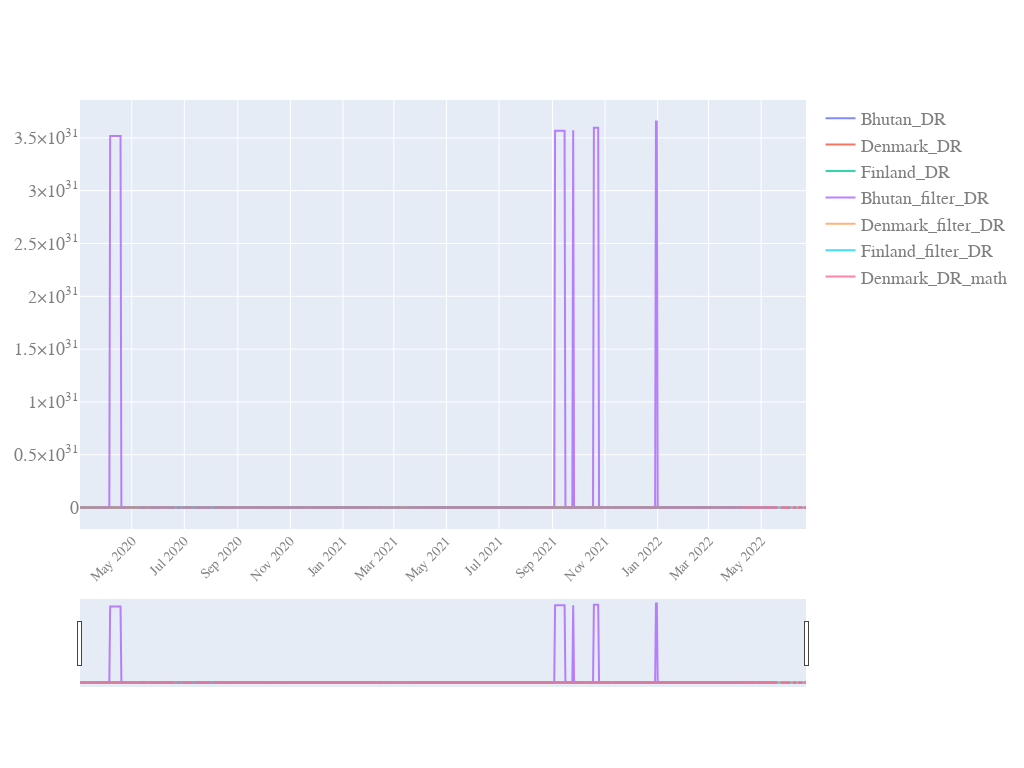

This figure's notebook cell:
### Code cell
start_pos=40
quick_plot(df_analyse_2.date[start_pos:],
           df_analyse_2.iloc[start_pos:,[7,8,9,10,11,12,13]],
           y_scale='linear',
           slider=True)

### Figure 1 — Plotly figure (JSON) as saved in the notebook; plotly's stock layout.template omitted (floating-point values rounded to 4 significant figures; data arrays with more than 128 entries replaced by an {"elided": "..."} marker saying what was removed)
{"data": [{"name": "Bhutan_DR", "opacity": 0.8, "type": "scatter", "x": {"elided": "843 str values"}, "y": {"elided": "843 float values"}}, {"name": "Denmark_DR", "opacity": 0.8, "type": "scatter", "x": {"elided": "843 str values"}, "y": {"elided": "843 float values"}}, {"name": "Finland_DR", "opacity": 0.8, "type": "scatter", "x": {"elided": "843 str values"}, "y": {"elided": "843 float values"}}, {"name": "Bhutan_filter_DR", "opacity": 0.8, "type": "scatter", "x": {"elided": "843 str values"}, "y": {"elided": "843 float values"}}, {"name": "Denmark_filter_DR", "opacity": 0.8, "type": "scatter", "x": {"elided": "843 str values"}, "y": {"elided": "843 float values"}}, {"name": "Finland_filter_DR", "opacity": 0.8, "type": "scatter", "x": {"elided": "843 str values"}, "y": {"elided": "843 float values"}}, {"name": "Denmark_DR_math", "opacity": 0.8, "type": "scatter", "x": {"elided": "843 str values"}, "y": {"elided": "843 float values"}}], "layout": {"autosize": true, "font": {"color": "#7f7f7f", "family": "PT Sans, monospace", "size": 18}, "height": 768, "width": 1024, "xaxis": {"nticks": 20, "rangeslider": {"visible": true}, "tickangle": -45, "tickfont": {"color": "#7f7f7f", "size": 14}}, "yaxis": {"type": "linear"}}}
